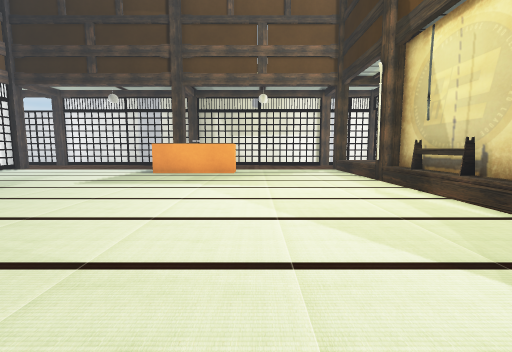
View 1 (above)

17 first-person views from a walk through a Unity game level. The camera is 0.59 m above the floor, tilts 6° down and sees 90° across. The floor is counted in squares, 0.5 m on a side. Each view is taken from the middle of a square. On the plan, view 1 faces up. The plan holds only what a view shows up to about 12 squares ahead; the rest is blank.

View 2
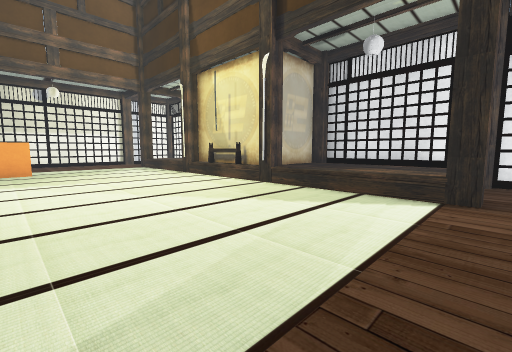

View 3
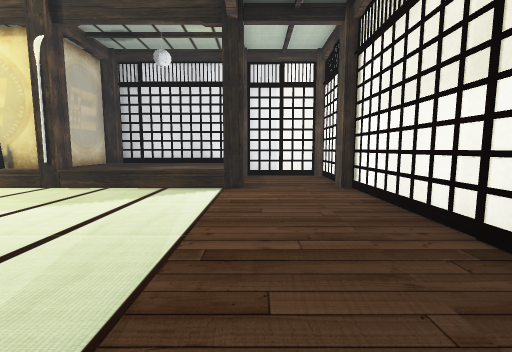

View 4
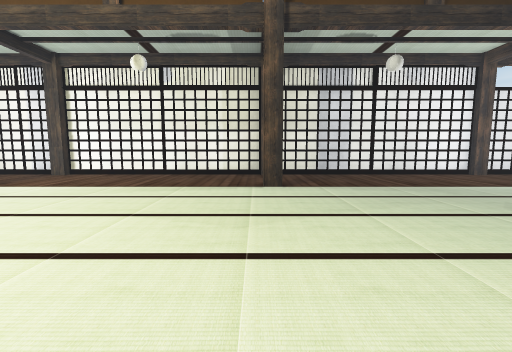

View 5
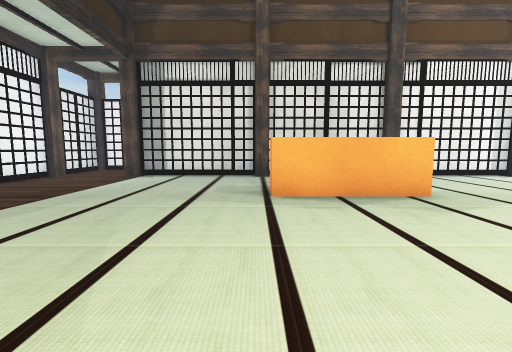

View 6
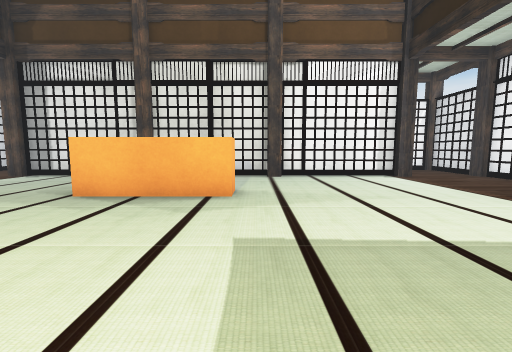

View 7
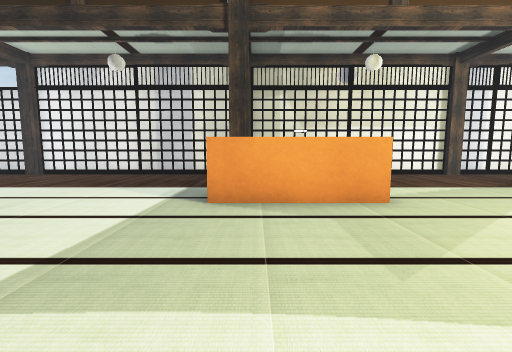

View 8
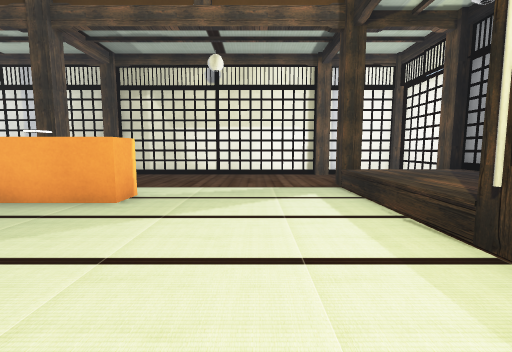

View 9
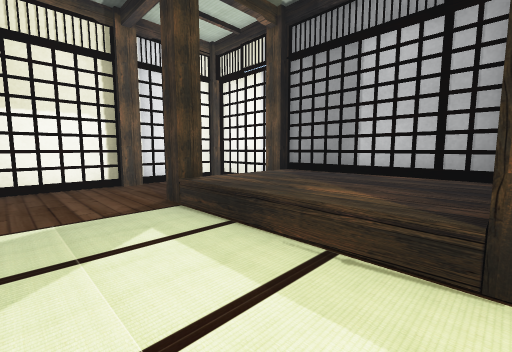

View 10
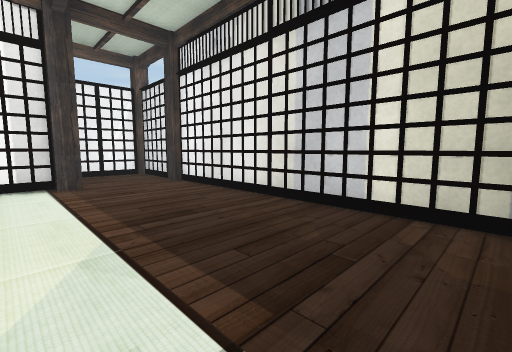

View 11
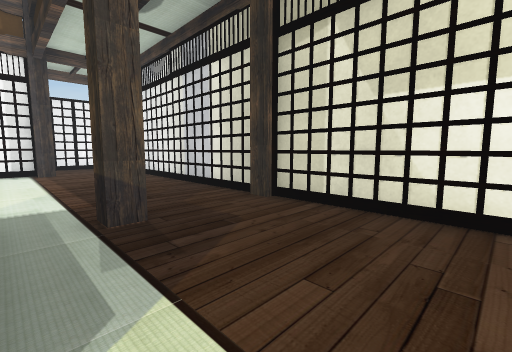

View 12
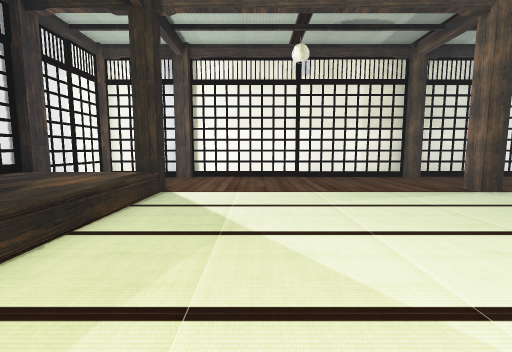

View 13
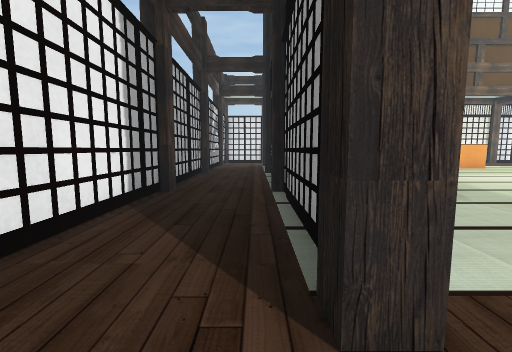

View 14
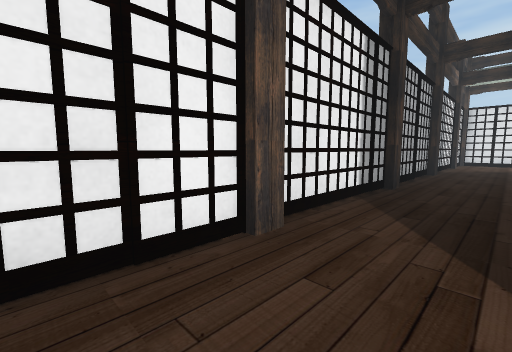

View 15
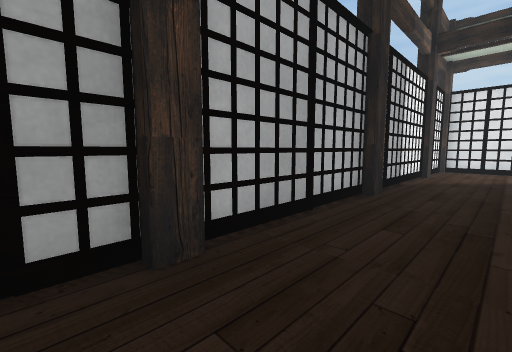

View 16
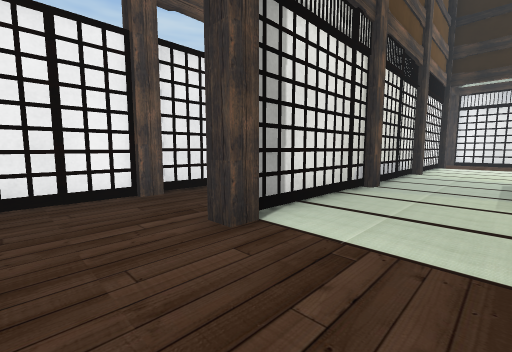

View 17
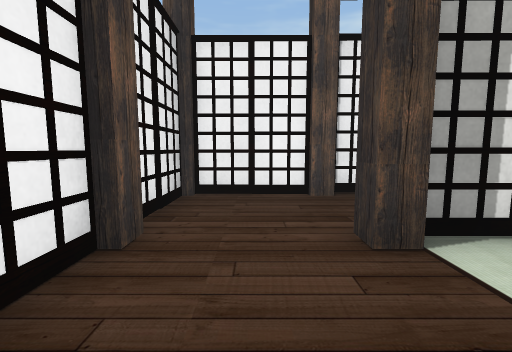

### Floor plan
Key: @ floor where view 1 was taken; # wall or solid block; . floor; = window, fence, low wall or low ledge; ^ raised ledge; O other object.
Columns run from 18 left of view 1 to 9 right of it. Each row starts with its distance up from view 1.
 19 ############################
 18 #......................... #
 17 #........................  #
 16 #.......................   #
 15 #...#........#.........#^^^#
 14 #...#..................^^^^#
 13 #...#........^^^^^.....^^^^#
 12 #...#..................^^^^#
 11 #...#..................^^^^#
 10 #...#..................#^^^#
  9 #...#..................#
  8 #...#...^..............#
  7 #...#...^..............O
  6 #...#...^..............#
  5 #...#...^..............#^^^
  4 #...#..................#^^^#
  3 #...#..................^^^^#
  2 #...#..................^^^^=
  1 #...#..................^^^^=
  0 #...#.............@....^^^^=
 -1 #...#........#.........#^^##
 -2 #..........................#
 -3 #..........................#
 -4 #..........................#
 -5 ############################

Where each view was taken, in squares from view 1:
view 1: 0 up, 0 right, facing up
view 2: 2 down, 2 left, facing up-right
view 3: 2 down, 3 left, facing right
view 4: 7 up, 4 left, facing down
view 5: 4 up, 3 left, facing left
view 6: 9 up, 3 left, facing left
view 7: 7 up, 4 left, facing up
view 8: 7 up, 2 right, facing up
view 9: 10 up, 2 right, facing up-right
view 10: 14 up, 5 left, facing up-left
view 11: 14 up, 0 right, facing up-left
view 12: 6 up, 2 right, facing down
view 13: 3 down, 15 left, facing up
view 14: 4 down, 15 left, facing up-left
view 15: 3 up, 15 left, facing up-left
view 16: 4 down, 11 left, facing up-left
view 17: 3 down, 11 left, facing left
